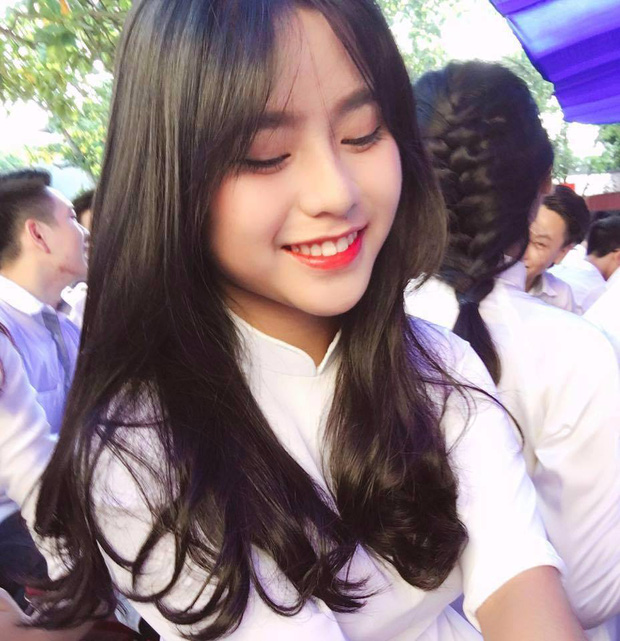
#> input picture cute2jpg.jpg, 620 x 641 px
$ python nhandienanhnhaycam_simpleKNN.py
#> lines starting #> are read from the running program, lines starting #| are printed output that depends on the picture
import os
import cv2
import numpy as np
path_data = './'
testaccuracy = []
data_train = []
img2 = cv2.imread('cute2jpg.jpg')
#> img2 is the input picture: shape (641, 620, 3); mean B, G, R 131.2, 125.4, 142.6
img2 = cv2.cvtColor(img2,cv2.COLOR_BGR2GRAY)
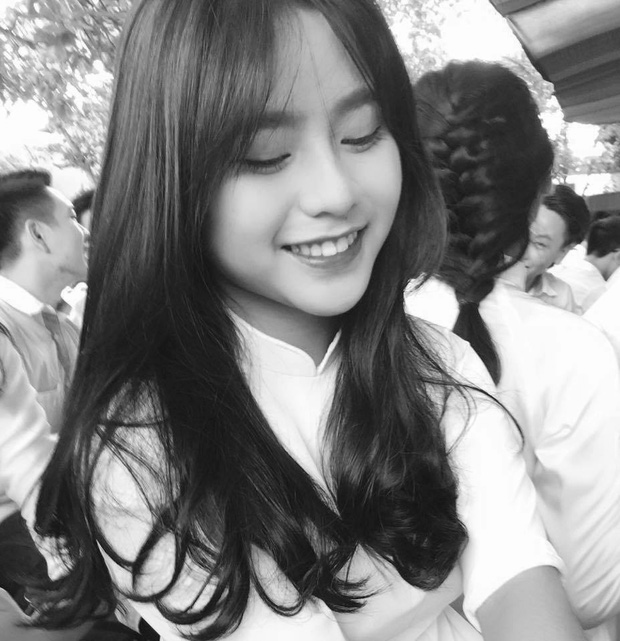
#> img2: shape (641, 620); min 11, max 255, mean 131.2
img2 = cv2.resize(img2, (20, 20))
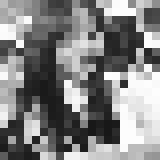
#> img2: shape (20, 20) (shown 8 times larger); min 24, max 253, mean 130.2
for i_name in os.listdir(os.path.join(path_data, 'testdata/')):
            print(i_name)
            var_img = cv2.imread(path_data+'testdata/'+i_name)
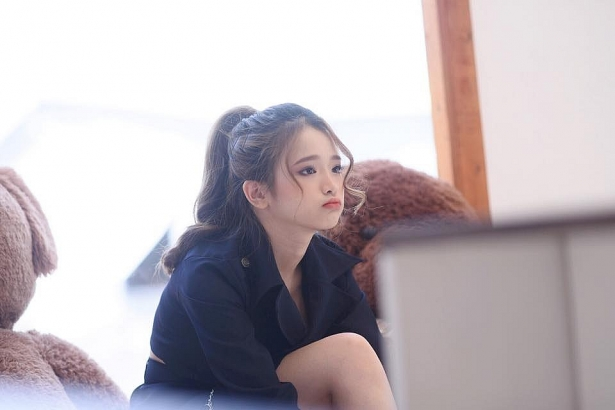
#> input picture testdata/0436_36428596_2187621314814563_1576926757741658112_n.jpg, 615 x 410 px
#> var_img is the input picture: shape (410, 615, 3); mean B, G, R 185.1, 180.1, 188.8
            var_img = cv2.resize(var_img, (20, 20))
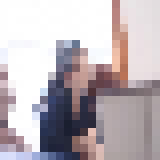
#> var_img: shape (20, 20, 3) (shown 8 times larger); mean B, G, R 185.1, 180.2, 189
            var_img = cv2.cvtColor(var_img,cv2.COLOR_BGR2GRAY)
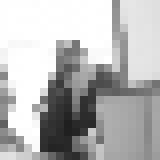
#> var_img: shape (20, 20) (shown 8 times larger); min 31, max 255, mean 183.4
            data_train.append(var_img)
#> pass 2 of the loop `for i_name in os.listdir(os.path.join(path_data, 'testdata/')):`:
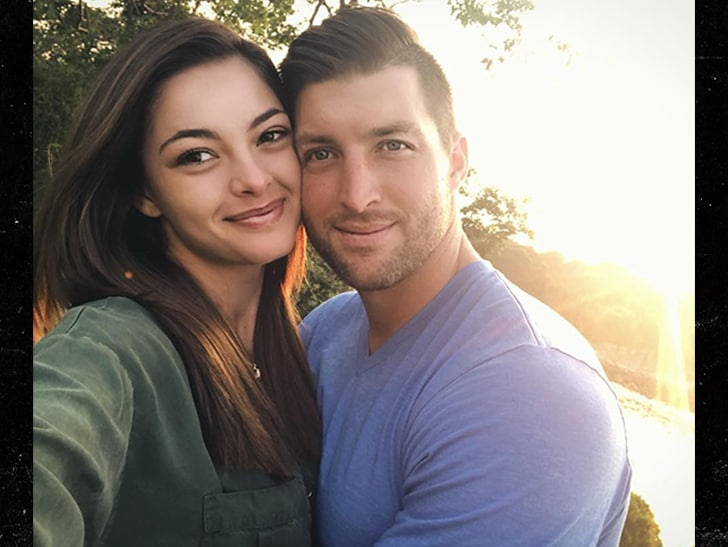
#> input picture testdata/0814-tim-tebow-miss-universe-insta-2.jpg, 728 x 547 px
#> var_img is the input picture: shape (547, 728, 3); mean B, G, R 121, 124.5, 132.8
#> `var_img = cv2.resize(var_img, (20, 20))`:
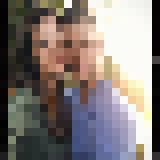
#> var_img: shape (20, 20, 3) (shown 8 times larger); mean B, G, R 119.2, 122.6, 130.8
#> `var_img = cv2.cvtColor(var_img,cv2.COLOR_BGR2GRAY)`:
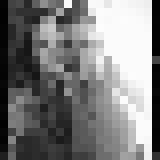
#> var_img: shape (20, 20) (shown 8 times larger); min 1, max 253, mean 124.7
#> pass 3 of the loop `for i_name in os.listdir(os.path.join(path_data, 'testdata/')):`:
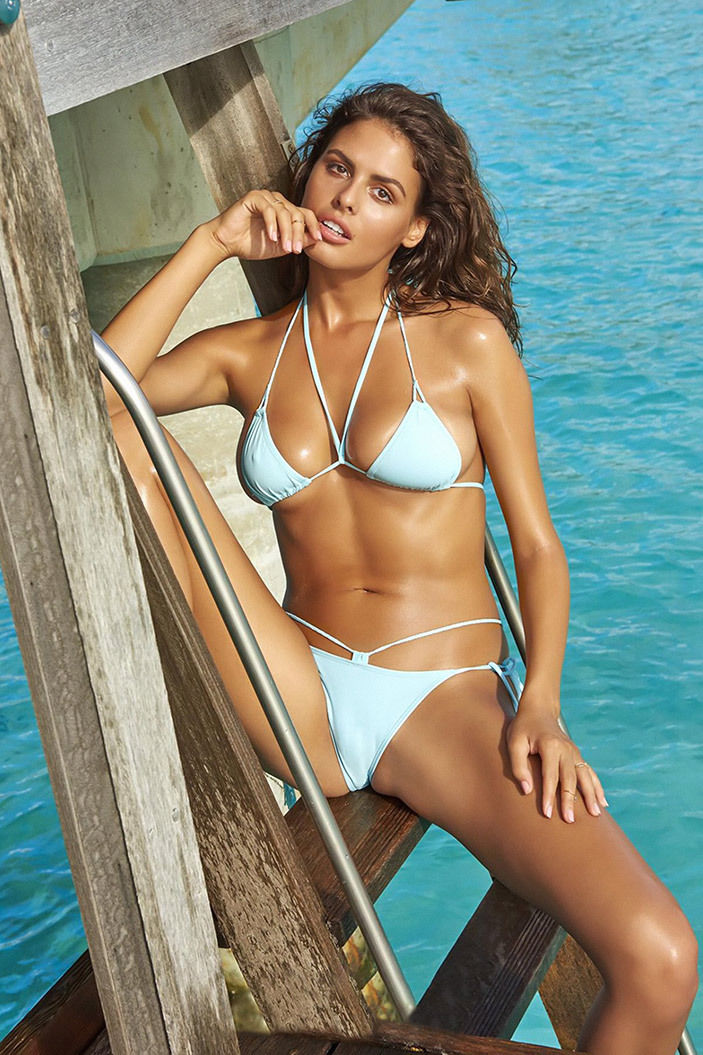
#> input picture testdata/09208.jpg, 703 x 1055 px
#> var_img is the input picture: shape (1055, 703, 3); mean B, G, R 124.4, 140.1, 135.6
#> `var_img = cv2.resize(var_img, (20, 20))`:
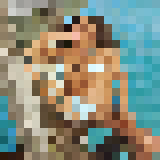
#> var_img: shape (20, 20, 3) (shown 8 times larger); mean B, G, R 123.1, 139.3, 134.8
#> `var_img = cv2.cvtColor(var_img,cv2.COLOR_BGR2GRAY)`:
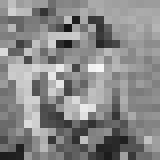
#> var_img: shape (20, 20) (shown 8 times larger); min 21, max 246, mean 136.1
x = np.array(data_train)###
np.save('x.npy',x)
x2= np.array(img2)
train = x[:,:50].reshape(-1,400).astype(np.float32)
test2 = x2.reshape(-1,400).astype(np.float32)
k = np.arange(3)
train_labels = np.repeat(k, 118)[:, np.newaxis]
knn = cv2.ml.KNearest_create()
#> (the run stopped early here; a loop or call above may not have finished)
